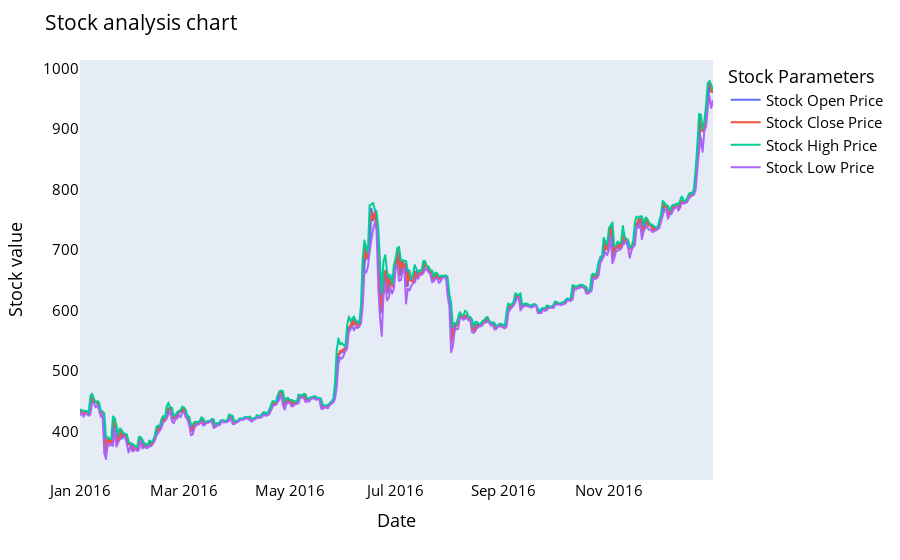

This figure's notebook cell:
### Code cell
names = cycle(['Stock Open Price','Stock Close Price','Stock High Price','Stock Low Price'])

fig = px.line(y_2016, x=y_2016.Date, y=[y_2016['Open'], y_2016['Close'], 
                                          y_2016['High'], y_2016['Low']],
             labels={'Date': 'Date','value':'Stock value'})
fig.update_layout(title_text='Stock analysis chart', font_size=15, font_color='black',legend_title_text='Stock Parameters')
fig.for_each_trace(lambda t:  t.update(name = next(names)))
fig.update_xaxes(showgrid=False)
fig.update_yaxes(showgrid=False)

fig.show()

### Figure 1 — Plotly figure (JSON) as saved in the notebook; plotly's stock layout.template omitted (floating-point values rounded to 4 significant figures; data arrays with more than 128 entries replaced by an {"elided": "..."} marker saying what was removed)
{"data": [{"hovertemplate": "variable=Open<br>Date=%{x}<br>Stock value=%{y}<extra></extra>", "legendgroup": "Open", "line": {"color": "#636efa", "dash": "solid"}, "marker": {"symbol": "circle"}, "mode": "lines", "name": "Stock Open Price", "showlegend": true, "type": "scattergl", "x": {"elided": "366 str values"}, "xaxis": "x", "y": {"elided": "366 float values"}, "yaxis": "y"}, {"hovertemplate": "variable=Close<br>Date=%{x}<br>Stock value=%{y}<extra></extra>", "legendgroup": "Close", "line": {"color": "#EF553B", "dash": "solid"}, "marker": {"symbol": "circle"}, "mode": "lines", "name": "Stock Close Price", "showlegend": true, "type": "scattergl", "x": {"elided": "366 str values"}, "xaxis": "x", "y": {"elided": "366 float values"}, "yaxis": "y"}, {"hovertemplate": "variable=High<br>Date=%{x}<br>Stock value=%{y}<extra></extra>", "legendgroup": "High", "line": {"color": "#00cc96", "dash": "solid"}, "marker": {"symbol": "circle"}, "mode": "lines", "name": "Stock High Price", "showlegend": true, "type": "scattergl", "x": {"elided": "366 str values"}, "xaxis": "x", "y": {"elided": "366 float values"}, "yaxis": "y"}, {"hovertemplate": "variable=Low<br>Date=%{x}<br>Stock value=%{y}<extra></extra>", "legendgroup": "Low", "line": {"color": "#ab63fa", "dash": "solid"}, "marker": {"symbol": "circle"}, "mode": "lines", "name": "Stock Low Price", "showlegend": true, "type": "scattergl", "x": {"elided": "366 str values"}, "xaxis": "x", "y": {"elided": "366 float values"}, "yaxis": "y"}], "layout": {"font": {"color": "black", "size": 15}, "legend": {"title": {"text": "Stock Parameters"}, "tracegroupgap": 0}, "margin": {"t": 60}, "title": {"text": "Stock analysis chart"}, "xaxis": {"anchor": "y", "domain": [0, 1], "showgrid": false, "title": {"text": "Date"}}, "yaxis": {"anchor": "x", "domain": [0, 1], "showgrid": false, "title": {"text": "Stock value"}}}}
